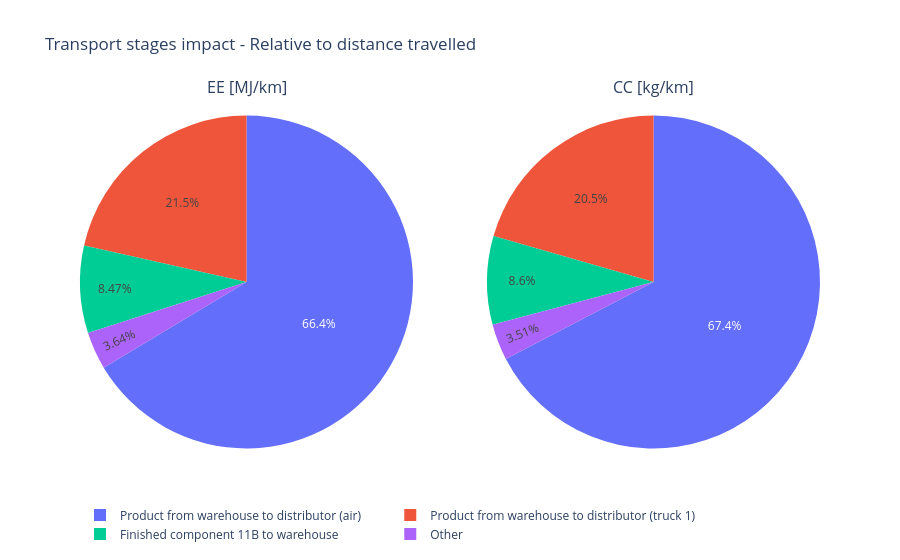

Notebook code cell kept with this figure:
### Code cell
fig = make_subplots(
    rows=1, cols=2, specs=[[{"type": "domain"}, {"type": "domain"}]], subplot_titles=[EE_PER_DISTANCE, CC_PER_DISTANCE]
)
fig.add_trace(
    go.Pie(labels=transport_df["Name"], values=transport_df[EE_PER_DISTANCE], name=f"{ENERGY_UNIT}/{DISTANCE_UNIT}"),
    1,
    1,
)
fig.add_trace(
    go.Pie(labels=transport_df["Name"], values=transport_df[CC_PER_DISTANCE], name=f"{MASS_UNIT}/{DISTANCE_UNIT}"), 1, 2
)
fig.update_layout(
    title_text="Transport stages impact - Relative to distance travelled",
    legend=dict(orientation="h")
)
fig.show()

### Figure 1 — Plotly figure (JSON) as saved in the notebook; plotly's stock layout.template omitted (floating-point values rounded to 4 significant figures)
{"data": [{"domain": {"x": [0.0, 0.45], "y": [0.0, 1.0]}, "labels": ["Finished component 11B to warehouse", "Product from warehouse to distributor (air)", "Product from warehouse to distributor (truck 1)", "Other"], "name": "MJ/km", "type": "pie", "values": [0.005935, 0.04651, 0.01505, 0.002549]}, {"domain": {"x": [0.55, 1.0], "y": [0.0, 1.0]}, "labels": ["Finished component 11B to warehouse", "Product from warehouse to distributor (air)", "Product from warehouse to distributor (truck 1)", "Other"], "name": "kg/km", "type": "pie", "values": [0.0004202, 0.003293, 0.001004, 0.0001715]}], "layout": {"annotations": [{"font": {"size": 16}, "showarrow": false, "text": "EE [MJ/km]", "x": 0.225, "xanchor": "center", "xref": "paper", "y": 1.0, "yanchor": "bottom", "yref": "paper"}, {"font": {"size": 16}, "showarrow": false, "text": "CC [kg/km]", "x": 0.775, "xanchor": "center", "xref": "paper", "y": 1.0, "yanchor": "bottom", "yref": "paper"}], "legend": {"orientation": "h"}, "title": {"text": "Transport stages impact - Relative to distance travelled"}}}
